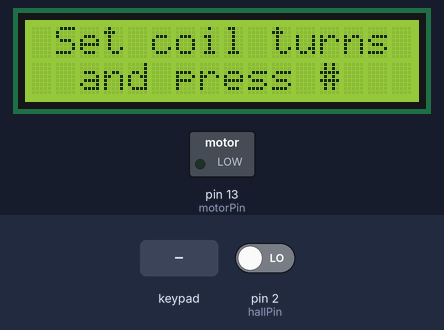
Bench run of a sketch on a simulated Arduino Mega 2560, built with avr-gcc and run on an emulated ATmega2560. Shown: 16×2 character LCD, switched loads named in the sketch (green lamp = pin HIGH). The inputs (shaded band) are chosen by the test bench; at power-on: pin 2 (hallPin) LOW. What the sketch prints to the serial monitor is not drawn.

Above: at 4.2 s.
4.3 s: keypad keys 3 2 3 3 3 4 3 5 # pressed 0.4 s apart
At 5.97 s:
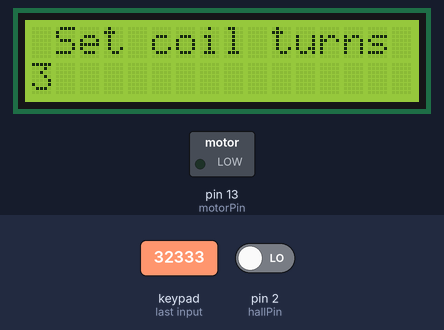
9.4 s: key 'C' pressed
At 10.8 s:
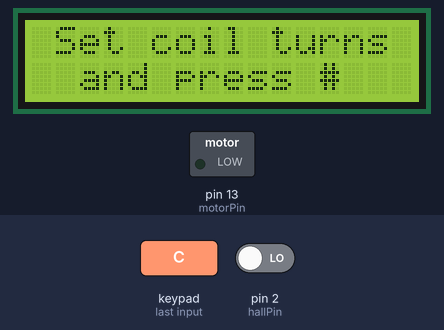
11.1 s: keypad keys 2 8 2 9 3 0 3 1 # pressed 0.4 s apart
At 17.4 s:
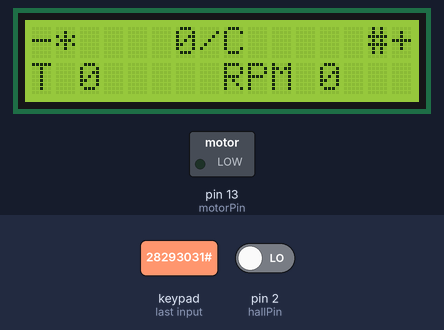
17.7 s: key '#' pressed
At 18.9 s:
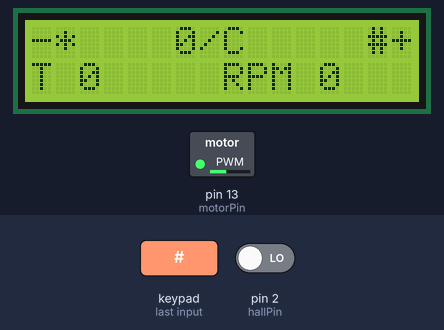
Timing chart, 0 to 20.2 s (numbered marks = the images above; inputs shaded):
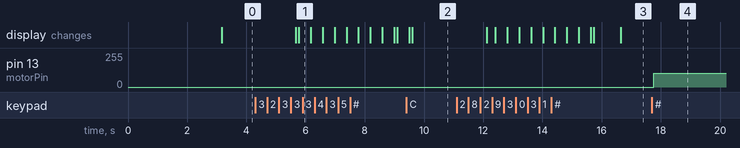

Measured:
- after the input at 4.3 s, the display: first differs from a run without the input after 1.5 s (image 1)
- after the input at 9.4 s, the display: first changes after 0.10 s (image 2 shows a later state)
- after the input at 11.1 s, the display: first differs from a run without the input after 1.3 s (image 3 shows a later state)
- after the input at 17.7 s, pin 13 (motorPin): 0/255 → 102/255 after 0.06 s

The sketch:

main.ino
```cpp
#include <LiquidCrystal.h>
#include <Keypad.h>

int powershift = 10; // Moottorin tehon säädössä käytettävä prosentti määrä
const byte lowestpower = 102; // Teho taso jolla pyöriminen alkaa
int power = 0; //

const byte motorPin = 13; // PWM

byte mode = 0;
boolean print_dialog = true;

const byte hallPin = 2;  // Interrupt 0
volatile int r_count = 0;
unsigned int rpm = 0;
unsigned int rpmcount = 0;
unsigned int totalcount = 0;
unsigned int targetcount = 0;
unsigned long timeold = 0;

String dialog[] = {" Set coil turns"};
String input = "";

// Näytön pinnit
// lcd(RS, Enable, D4, D5, D6, D7)
LiquidCrystal lcd(46, 47, 48, 49, 50, 51);

// Näppäimistö 4x4
const byte ROWS = 4; //four rows
const byte COLS = 4; //four columns
char keys[ROWS][COLS] = {
  {'1','2','3','A'},
  {'4','5','6','B'},
  {'7','8','9','C'},
  {'*','0','#','D'}
};
byte rowPins[ROWS] = {32, 33, 34, 35}; //connect to the row pinouts of the keypad
byte colPins[COLS] = {28, 29, 30, 31}; //connect to the column pinouts of the keypad

Keypad keypad = Keypad( makeKeymap(keys), rowPins, colPins, ROWS, COLS );
char key;

void setup(){
  Serial.begin(9600);
  powershift = powershift * 255/100;
  // Sensori
  pinMode(hallPin, INPUT);
  //attachInterrupt(1, addToR, FALLING);
  // Moottori
  pinMode(motorPin, OUTPUT);
  analogWrite(motorPin, 0);
  // Set up the LCD's number of columns and rows:
  lcd.begin(16, 2);
  lcd.print(" Coil King 6600");
  delay(3000);
}

void loop(){
  delay(100);
  key = keypad.getKey();

  if ( print_dialog ) {
    clearLine(0);
    lcd.print(dialog[mode]);
    lcd.setCursor(0, 1);
    lcd.print("  and press #");
    delay(2500);
    clearLine(1);
    print_dialog = false;
  }

  if ( mode == 0 ) {

    if ( key >= '0' && key <= '9' ){
      Serial.println(key);
      //lcd.scrollDisplayRight();
      input = input + key;
      lcd.print(key);

    }
    else if (key == '#' && input != "" ) {
      mode++;
      targetcount = input.toInt();
      input = "";
      //print_dialog = true;

      startWork();
    }
  }
  /*
  else if (mode == 1) {

  }
  else if (mode == 2) {

  }
  else if (mode == 3) {

  }
  */
  else { // Työstö

    totalcount = totalcount + r_count;
    rpmcount = rpmcount + r_count;
    r_count = 0;
    if ( millis() - timeold > 1000) { // rpmcount >= 50 ||
      rpm = 60000 * rpmcount / ( millis() - timeold ) ;
      timeold = millis();
      rpmcount = 0;
      lcd.setCursor(7, 1);
      lcd.print(String(" RPM ") + rpm + String(" "));
    }

    if (totalcount < targetcount) {
      lcd.setCursor(0, 1);
      lcd.print(String("T ") + totalcount);

      if ( key == '#' ) {
        power = power + powershift;
        if ( power > 255 ) {
          power = 255;
        }
        else if (power < lowestpower) {
          power = lowestpower;
        }

        analogWrite(motorPin, power);
      }
      else if ( key == '*' ) {
        power = power - powershift;
        if ( power < 0 )
          power = 0;

        analogWrite(motorPin, power);
      }
      else if ( key == '0' ) {
        power = 0;
        analogWrite(motorPin, power);
      }
      else if ( key == 'C' ) {
        endWork();
      }
    }
    else { // sammuta
      endWork();
    }
  }
}

// Sensorin interrupt laskuri
void addToR() {
      r_count++;
}

void clearLine(byte line) {
  lcd.setCursor(0, line);
  lcd.print("                ");
  lcd.setCursor(0, line);
}

void startWork() {
  r_count = 0;
  totalcount = 0;
  rpmcount = 0;
  rpm = 0;
  power = 0;
  analogWrite(motorPin, power);
  attachInterrupt(0, addToR, FALLING);
  lcd.setCursor(0, 0);
  lcd.print("-*    0/C     #+");
  clearLine(1);
  timeold = millis();
}

void endWork() {
  detachInterrupt(0);
  //targetcount = 0;
  power = 0;
  analogWrite(motorPin, power);

  lcd.clear();
  mode = 0;
  print_dialog = true;
}
```
